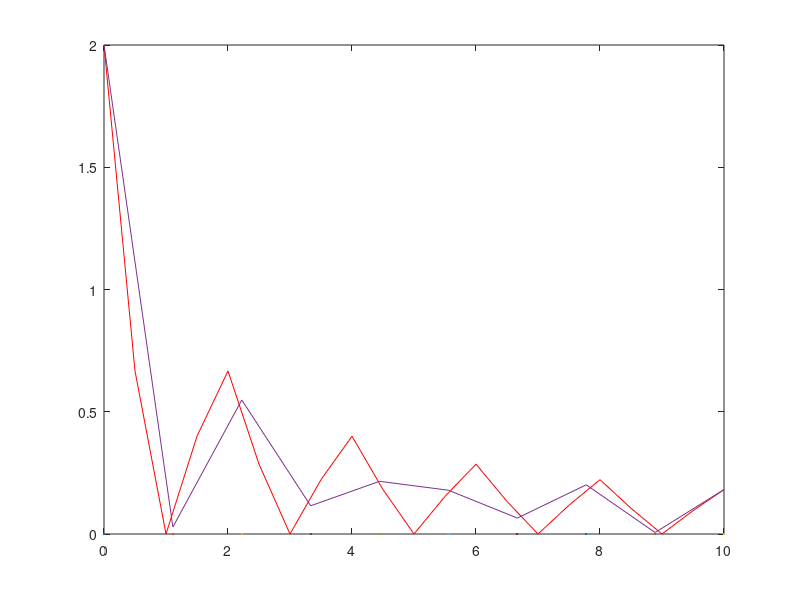

The MATLAB source for this figure:
addpath(pwd)

function A = computeA(nodes)
  A = ones(size(nodes));
  for i = 1:length(nodes)
    for j = 1:length(nodes)
      if i != j
        A(i) = A(i) / (nodes(i) - nodes(j));
      endif
    endfor
  endfor
endfunction

function L = lagrange(nodes, values, x)
  A = computeA(nodes);
  
  nominator = 0;
  denominator = 0;
  
  for i = 1:length(nodes)
    nominator = nominator + A(i) * values(i) ./(x - nodes(i));
    denominator = denominator + A(i) ./ (x - nodes(i));
  endfor  
  
  L = nominator/denominator;
endfunction



#P1
nodes = [1930 1940 1950 1960 1970 1980];
values = [123203 131669 150697 179323 203212 226505];

printf("Problem 1\n")
printf("1955 population: %e\n", lagrange(nodes, values, 1955))
printf("1995 population: %e\n", lagrange(nodes, values, 1995))

#P2
nodes = [100 121 144];
values = [10 11 12];

printf("---------------\nProblem 2\n")
printf("sqrt(115) = %d\n", lagrange(nodes, values, 115))

#P3
printf("---------------\nProblem 3\n")

title("Prolem 3")
f = @(x) (1 + cos(pi * x)) ./ (1 + x);

nodes = linspace(0, 10, 21);
values = f(nodes);
plot(nodes, values, 'r')
hold on
x = linspace(0, 10, 10);
plot(x, lagrange(nodes, values, x))
plot(x, f(x))



  
